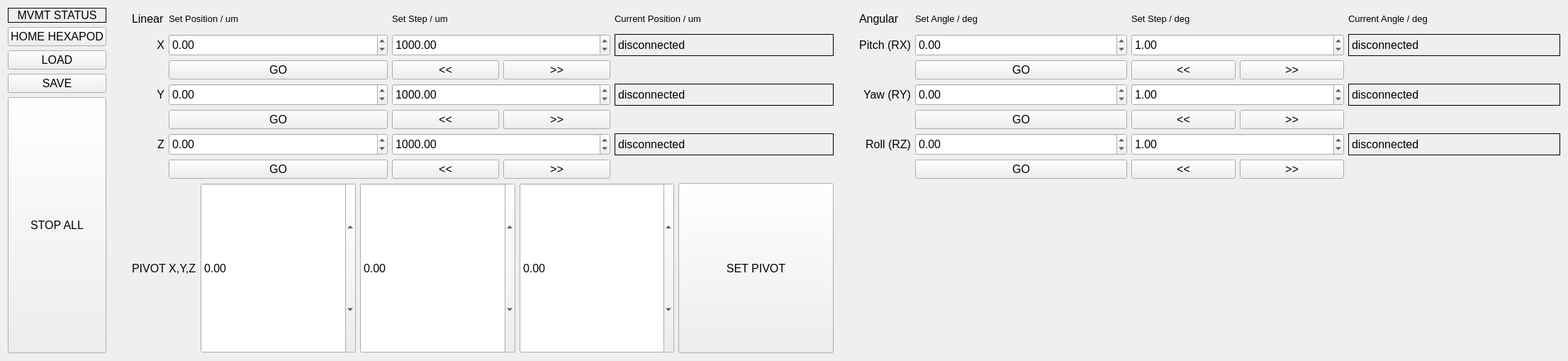
<?xml version="1.0" encoding="UTF-8"?>
<ui version="4.0">
 <class>hexapodControl</class>
 <widget class="QWidget" name="hexapodControl">
  <property name="geometry">
   <rect>
    <x>0</x>
    <y>0</y>
    <width>2212</width>
    <height>509</height>
   </rect>
  </property>
  <property name="sizePolicy">
   <sizepolicy hsizetype="Minimum" vsizetype="Minimum">
    <horstretch>0</horstretch>
    <verstretch>0</verstretch>
   </sizepolicy>
  </property>
  <property name="windowTitle">
   <string>Form</string>
  </property>
  <property name="autoFillBackground">
   <bool>false</bool>
  </property>
  <layout class="QGridLayout" name="gridLayout_2">
   <item row="0" column="6">
    <layout class="QGridLayout" name="gridAngular">
     <property name="sizeConstraint">
      <enum>QLayout::SetNoConstraint</enum>
     </property>
     <item row="1" column="2">
      <widget class="QDoubleSpinBox" name="setStepPitch">
       <property name="sizePolicy">
        <sizepolicy hsizetype="Expanding" vsizetype="Minimum">
         <horstretch>0</horstretch>
         <verstretch>0</verstretch>
        </sizepolicy>
       </property>
       <property name="font">
        <font>
         <pointsize>12</pointsize>
        </font>
       </property>
       <property name="alignment">
        <set>Qt::AlignLeading|Qt::AlignLeft|Qt::AlignVCenter</set>
       </property>
       <property name="decimals">
        <number>2</number>
       </property>
       <property name="maximum">
        <double>10000.000000000000000</double>
       </property>
       <property name="singleStep">
        <double>0.010000000000000</double>
       </property>
       <property name="value">
        <double>1.000000000000000</double>
       </property>
      </widget>
     </item>
     <item row="0" column="0">
      <widget class="QLabel" name="label_2">
       <property name="sizePolicy">
        <sizepolicy hsizetype="Maximum" vsizetype="Minimum">
         <horstretch>0</horstretch>
         <verstretch>0</verstretch>
        </sizepolicy>
       </property>
       <property name="font">
        <font>
         <pointsize>12</pointsize>
        </font>
       </property>
       <property name="lineWidth">
        <number>12</number>
       </property>
       <property name="text">
        <string>Angular</string>
       </property>
       <property name="alignment">
        <set>Qt::AlignLeading|Qt::AlignLeft|Qt::AlignVCenter</set>
       </property>
      </widget>
     </item>
     <item row="1" column="0">
      <widget class="QLabel" name="labelPitch">
       <property name="sizePolicy">
        <sizepolicy hsizetype="Preferred" vsizetype="Minimum">
         <horstretch>0</horstretch>
         <verstretch>0</verstretch>
        </sizepolicy>
       </property>
       <property name="font">
        <font>
         <pointsize>12</pointsize>
        </font>
       </property>
       <property name="lineWidth">
        <number>12</number>
       </property>
       <property name="text">
        <string>Pitch (RX)</string>
       </property>
       <property name="alignment">
        <set>Qt::AlignRight|Qt::AlignTrailing|Qt::AlignVCenter</set>
       </property>
      </widget>
     </item>
     <item row="5" column="0">
      <widget class="QLabel" name="labelRoll">
       <property name="sizePolicy">
        <sizepolicy hsizetype="Preferred" vsizetype="Minimum">
         <horstretch>0</horstretch>
         <verstretch>0</verstretch>
        </sizepolicy>
       </property>
       <property name="font">
        <font>
         <pointsize>12</pointsize>
        </font>
       </property>
       <property name="lineWidth">
        <number>12</number>
       </property>
       <property name="text">
        <string>Roll (RZ)</string>
       </property>
       <property name="alignment">
        <set>Qt::AlignRight|Qt::AlignTrailing|Qt::AlignVCenter</set>
       </property>
      </widget>
     </item>
     <item row="3" column="1">
      <widget class="QDoubleSpinBox" name="setYaw">
       <property name="sizePolicy">
        <sizepolicy hsizetype="Expanding" vsizetype="Minimum">
         <horstretch>0</horstretch>
         <verstretch>0</verstretch>
        </sizepolicy>
       </property>
       <property name="font">
        <font>
         <pointsize>12</pointsize>
        </font>
       </property>
       <property name="alignment">
        <set>Qt::AlignLeading|Qt::AlignLeft|Qt::AlignVCenter</set>
       </property>
       <property name="keyboardTracking">
        <bool>false</bool>
       </property>
       <property name="decimals">
        <number>2</number>
       </property>
       <property name="minimum">
        <double>-900000.000000000000000</double>
       </property>
       <property name="maximum">
        <double>900000.000000000000000</double>
       </property>
       <property name="singleStep">
        <double>1.000000000000000</double>
       </property>
      </widget>
     </item>
     <item row="5" column="1">
      <widget class="QDoubleSpinBox" name="setRoll">
       <property name="sizePolicy">
        <sizepolicy hsizetype="Expanding" vsizetype="Minimum">
         <horstretch>0</horstretch>
         <verstretch>0</verstretch>
        </sizepolicy>
       </property>
       <property name="font">
        <font>
         <pointsize>12</pointsize>
        </font>
       </property>
       <property name="alignment">
        <set>Qt::AlignLeading|Qt::AlignLeft|Qt::AlignVCenter</set>
       </property>
       <property name="keyboardTracking">
        <bool>false</bool>
       </property>
       <property name="decimals">
        <number>2</number>
       </property>
       <property name="minimum">
        <double>-900000.000000000000000</double>
       </property>
       <property name="maximum">
        <double>900000.000000000000000</double>
       </property>
       <property name="singleStep">
        <double>1.000000000000000</double>
       </property>
      </widget>
     </item>
     <item row="5" column="2">
      <widget class="QDoubleSpinBox" name="setStepRoll">
       <property name="sizePolicy">
        <sizepolicy hsizetype="Expanding" vsizetype="Minimum">
         <horstretch>0</horstretch>
         <verstretch>0</verstretch>
        </sizepolicy>
       </property>
       <property name="font">
        <font>
         <pointsize>12</pointsize>
        </font>
       </property>
       <property name="alignment">
        <set>Qt::AlignLeading|Qt::AlignLeft|Qt::AlignVCenter</set>
       </property>
       <property name="decimals">
        <number>2</number>
       </property>
       <property name="maximum">
        <double>10000.000000000000000</double>
       </property>
       <property name="singleStep">
        <double>0.010000000000000</double>
       </property>
       <property name="value">
        <double>1.000000000000000</double>
       </property>
      </widget>
     </item>
     <item row="0" column="3">
      <widget class="QLabel" name="labelCurrentAngle">
       <property name="sizePolicy">
        <sizepolicy hsizetype="Expanding" vsizetype="Minimum">
         <horstretch>0</horstretch>
         <verstretch>0</verstretch>
        </sizepolicy>
       </property>
       <property name="font">
        <font>
         <pointsize>10</pointsize>
        </font>
       </property>
       <property name="text">
        <string>Current Angle / deg</string>
       </property>
       <property name="alignment">
        <set>Qt::AlignLeading|Qt::AlignLeft|Qt::AlignVCenter</set>
       </property>
      </widget>
     </item>
     <item row="1" column="3">
      <widget class="QLabel" name="posPitch">
       <property name="enabled">
        <bool>true</bool>
       </property>
       <property name="sizePolicy">
        <sizepolicy hsizetype="Expanding" vsizetype="Minimum">
         <horstretch>0</horstretch>
         <verstretch>0</verstretch>
        </sizepolicy>
       </property>
       <property name="font">
        <font>
         <pointsize>12</pointsize>
        </font>
       </property>
       <property name="frameShape">
        <enum>QFrame::Box</enum>
       </property>
       <property name="text">
        <string>disconnected</string>
       </property>
       <property name="alignment">
        <set>Qt::AlignLeading|Qt::AlignLeft|Qt::AlignVCenter</set>
       </property>
      </widget>
     </item>
     <item row="5" column="3">
      <widget class="QLabel" name="posRoll">
       <property name="enabled">
        <bool>true</bool>
       </property>
       <property name="sizePolicy">
        <sizepolicy hsizetype="Expanding" vsizetype="Minimum">
         <horstretch>0</horstretch>
         <verstretch>0</verstretch>
        </sizepolicy>
       </property>
       <property name="font">
        <font>
         <pointsize>12</pointsize>
        </font>
       </property>
       <property name="frameShape">
        <enum>QFrame::Box</enum>
       </property>
       <property name="text">
        <string>disconnected</string>
       </property>
       <property name="alignment">
        <set>Qt::AlignLeading|Qt::AlignLeft|Qt::AlignVCenter</set>
       </property>
      </widget>
     </item>
     <item row="0" column="2">
      <widget class="QLabel" name="labelSetStep_2">
       <property name="sizePolicy">
        <sizepolicy hsizetype="Expanding" vsizetype="Minimum">
         <horstretch>0</horstretch>
         <verstretch>0</verstretch>
        </sizepolicy>
       </property>
       <property name="font">
        <font>
         <pointsize>10</pointsize>
        </font>
       </property>
       <property name="text">
        <string>Set Step / deg</string>
       </property>
       <property name="alignment">
        <set>Qt::AlignLeading|Qt::AlignLeft|Qt::AlignVCenter</set>
       </property>
      </widget>
     </item>
     <item row="0" column="1">
      <widget class="QLabel" name="labelSetAngle">
       <property name="sizePolicy">
        <sizepolicy hsizetype="Expanding" vsizetype="Minimum">
         <horstretch>0</horstretch>
         <verstretch>0</verstretch>
        </sizepolicy>
       </property>
       <property name="font">
        <font>
         <pointsize>10</pointsize>
        </font>
       </property>
       <property name="text">
        <string>Set Angle / deg</string>
       </property>
       <property name="alignment">
        <set>Qt::AlignLeading|Qt::AlignLeft|Qt::AlignVCenter</set>
       </property>
      </widget>
     </item>
     <item row="3" column="2">
      <widget class="QDoubleSpinBox" name="setStepYaw">
       <property name="sizePolicy">
        <sizepolicy hsizetype="Expanding" vsizetype="Minimum">
         <horstretch>0</horstretch>
         <verstretch>0</verstretch>
        </sizepolicy>
       </property>
       <property name="font">
        <font>
         <pointsize>12</pointsize>
        </font>
       </property>
       <property name="alignment">
        <set>Qt::AlignLeading|Qt::AlignLeft|Qt::AlignVCenter</set>
       </property>
       <property name="decimals">
        <number>2</number>
       </property>
       <property name="maximum">
        <double>10000.000000000000000</double>
       </property>
       <property name="singleStep">
        <double>0.010000000000000</double>
       </property>
       <property name="value">
        <double>1.000000000000000</double>
       </property>
      </widget>
     </item>
     <item row="3" column="0">
      <widget class="QLabel" name="labelYaw">
       <property name="sizePolicy">
        <sizepolicy hsizetype="Preferred" vsizetype="Minimum">
         <horstretch>0</horstretch>
         <verstretch>0</verstretch>
        </sizepolicy>
       </property>
       <property name="font">
        <font>
         <pointsize>12</pointsize>
        </font>
       </property>
       <property name="lineWidth">
        <number>12</number>
       </property>
       <property name="text">
        <string>Yaw (RY)</string>
       </property>
       <property name="alignment">
        <set>Qt::AlignRight|Qt::AlignTrailing|Qt::AlignVCenter</set>
       </property>
      </widget>
     </item>
     <item row="3" column="3">
      <widget class="QLabel" name="posYaw">
       <property name="enabled">
        <bool>true</bool>
       </property>
       <property name="sizePolicy">
        <sizepolicy hsizetype="Expanding" vsizetype="Minimum">
         <horstretch>0</horstretch>
         <verstretch>0</verstretch>
        </sizepolicy>
       </property>
       <property name="font">
        <font>
         <pointsize>12</pointsize>
        </font>
       </property>
       <property name="frameShape">
        <enum>QFrame::Box</enum>
       </property>
       <property name="text">
        <string>disconnected</string>
       </property>
       <property name="alignment">
        <set>Qt::AlignLeading|Qt::AlignLeft|Qt::AlignVCenter</set>
       </property>
      </widget>
     </item>
     <item row="1" column="1">
      <widget class="QDoubleSpinBox" name="setPitch">
       <property name="sizePolicy">
        <sizepolicy hsizetype="Expanding" vsizetype="Minimum">
         <horstretch>0</horstretch>
         <verstretch>0</verstretch>
        </sizepolicy>
       </property>
       <property name="font">
        <font>
         <pointsize>12</pointsize>
        </font>
       </property>
       <property name="alignment">
        <set>Qt::AlignLeading|Qt::AlignLeft|Qt::AlignVCenter</set>
       </property>
       <property name="keyboardTracking">
        <bool>false</bool>
       </property>
       <property name="decimals">
        <number>2</number>
       </property>
       <property name="minimum">
        <double>-900000.000000000000000</double>
       </property>
       <property name="maximum">
        <double>900000.000000000000000</double>
       </property>
       <property name="singleStep">
        <double>1.000000000000000</double>
       </property>
      </widget>
     </item>
     <item row="2" column="1">
      <widget class="QPushButton" name="bGoRX">
       <property name="sizePolicy">
        <sizepolicy hsizetype="Expanding" vsizetype="Fixed">
         <horstretch>0</horstretch>
         <verstretch>0</verstretch>
        </sizepolicy>
       </property>
       <property name="font">
        <font>
         <pointsize>12</pointsize>
        </font>
       </property>
       <property name="text">
        <string>GO</string>
       </property>
      </widget>
     </item>
     <item row="2" column="2">
      <layout class="QHBoxLayout" name="horizontalLayout_4">
       <item>
        <widget class="QPushButton" name="bRXL">
         <property name="sizePolicy">
          <sizepolicy hsizetype="Expanding" vsizetype="Fixed">
           <horstretch>0</horstretch>
           <verstretch>0</verstretch>
          </sizepolicy>
         </property>
         <property name="font">
          <font>
           <pointsize>12</pointsize>
          </font>
         </property>
         <property name="text">
          <string>&lt;&lt;</string>
         </property>
        </widget>
       </item>
       <item>
        <widget class="QPushButton" name="bRXR">
         <property name="sizePolicy">
          <sizepolicy hsizetype="Expanding" vsizetype="Fixed">
           <horstretch>0</horstretch>
           <verstretch>0</verstretch>
          </sizepolicy>
         </property>
         <property name="font">
          <font>
           <pointsize>12</pointsize>
          </font>
         </property>
         <property name="text">
          <string>&gt;&gt;</string>
         </property>
        </widget>
       </item>
      </layout>
     </item>
     <item row="6" column="1">
      <widget class="QPushButton" name="bGoRZ">
       <property name="sizePolicy">
        <sizepolicy hsizetype="Expanding" vsizetype="Fixed">
         <horstretch>0</horstretch>
         <verstretch>0</verstretch>
        </sizepolicy>
       </property>
       <property name="font">
        <font>
         <pointsize>12</pointsize>
        </font>
       </property>
       <property name="text">
        <string>GO</string>
       </property>
      </widget>
     </item>
     <item row="4" column="1">
      <widget class="QPushButton" name="bGoRY">
       <property name="sizePolicy">
        <sizepolicy hsizetype="Expanding" vsizetype="Fixed">
         <horstretch>0</horstretch>
         <verstretch>0</verstretch>
        </sizepolicy>
       </property>
       <property name="font">
        <font>
         <pointsize>12</pointsize>
        </font>
       </property>
       <property name="text">
        <string>GO</string>
       </property>
      </widget>
     </item>
     <item row="6" column="2">
      <layout class="QHBoxLayout" name="horizontalLayout_6">
       <item>
        <widget class="QPushButton" name="bRZL">
         <property name="sizePolicy">
          <sizepolicy hsizetype="Expanding" vsizetype="Fixed">
           <horstretch>0</horstretch>
           <verstretch>0</verstretch>
          </sizepolicy>
         </property>
         <property name="font">
          <font>
           <pointsize>12</pointsize>
          </font>
         </property>
         <property name="text">
          <string>&lt;&lt;</string>
         </property>
        </widget>
       </item>
       <item>
        <widget class="QPushButton" name="bRZR">
         <property name="sizePolicy">
          <sizepolicy hsizetype="Expanding" vsizetype="Fixed">
           <horstretch>0</horstretch>
           <verstretch>0</verstretch>
          </sizepolicy>
         </property>
         <property name="font">
          <font>
           <pointsize>12</pointsize>
          </font>
         </property>
         <property name="text">
          <string>&gt;&gt;</string>
         </property>
        </widget>
       </item>
      </layout>
     </item>
     <item row="4" column="2">
      <layout class="QHBoxLayout" name="horizontalLayout_5">
       <item>
        <widget class="QPushButton" name="bRYL">
         <property name="sizePolicy">
          <sizepolicy hsizetype="Expanding" vsizetype="Fixed">
           <horstretch>0</horstretch>
           <verstretch>0</verstretch>
          </sizepolicy>
         </property>
         <property name="font">
          <font>
           <pointsize>12</pointsize>
          </font>
         </property>
         <property name="text">
          <string>&lt;&lt;</string>
         </property>
        </widget>
       </item>
       <item>
        <widget class="QPushButton" name="bRYR">
         <property name="sizePolicy">
          <sizepolicy hsizetype="Expanding" vsizetype="Fixed">
           <horstretch>0</horstretch>
           <verstretch>0</verstretch>
          </sizepolicy>
         </property>
         <property name="font">
          <font>
           <pointsize>12</pointsize>
          </font>
         </property>
         <property name="text">
          <string>&gt;&gt;</string>
         </property>
        </widget>
       </item>
      </layout>
     </item>
    </layout>
   </item>
   <item row="0" column="4">
    <spacer name="verticalSpacer">
     <property name="orientation">
      <enum>Qt::Horizontal</enum>
     </property>
     <property name="sizeType">
      <enum>QSizePolicy::Fixed</enum>
     </property>
     <property name="sizeHint" stdset="0">
      <size>
       <width>30</width>
       <height>20</height>
      </size>
     </property>
    </spacer>
   </item>
   <item row="0" column="1">
    <spacer name="verticalSpacer_2">
     <property name="orientation">
      <enum>Qt::Horizontal</enum>
     </property>
     <property name="sizeType">
      <enum>QSizePolicy::Fixed</enum>
     </property>
     <property name="sizeHint" stdset="0">
      <size>
       <width>30</width>
       <height>20</height>
      </size>
     </property>
    </spacer>
   </item>
   <item row="0" column="3">
    <layout class="QGridLayout" name="gridLinear">
     <property name="sizeConstraint">
      <enum>QLayout::SetNoConstraint</enum>
     </property>
     <item row="1" column="2">
      <widget class="QDoubleSpinBox" name="setStepX">
       <property name="sizePolicy">
        <sizepolicy hsizetype="Expanding" vsizetype="Minimum">
         <horstretch>0</horstretch>
         <verstretch>0</verstretch>
        </sizepolicy>
       </property>
       <property name="font">
        <font>
         <pointsize>12</pointsize>
        </font>
       </property>
       <property name="decimals">
        <number>2</number>
       </property>
       <property name="maximum">
        <double>10000.000000000000000</double>
       </property>
       <property name="singleStep">
        <double>0.010000000000000</double>
       </property>
       <property name="value">
        <double>1000.000000000000000</double>
       </property>
      </widget>
     </item>
     <item row="1" column="3">
      <widget class="QLabel" name="posX">
       <property name="enabled">
        <bool>true</bool>
       </property>
       <property name="sizePolicy">
        <sizepolicy hsizetype="Expanding" vsizetype="Minimum">
         <horstretch>0</horstretch>
         <verstretch>0</verstretch>
        </sizepolicy>
       </property>
       <property name="font">
        <font>
         <pointsize>12</pointsize>
         <underline>false</underline>
        </font>
       </property>
       <property name="styleSheet">
        <string notr="true"/>
       </property>
       <property name="frameShape">
        <enum>QFrame::Box</enum>
       </property>
       <property name="text">
        <string>disconnected</string>
       </property>
       <property name="alignment">
        <set>Qt::AlignLeading|Qt::AlignLeft|Qt::AlignVCenter</set>
       </property>
      </widget>
     </item>
     <item row="6" column="2">
      <widget class="QDoubleSpinBox" name="setStepZ">
       <property name="sizePolicy">
        <sizepolicy hsizetype="Expanding" vsizetype="Minimum">
         <horstretch>0</horstretch>
         <verstretch>0</verstretch>
        </sizepolicy>
       </property>
       <property name="font">
        <font>
         <pointsize>12</pointsize>
        </font>
       </property>
       <property name="decimals">
        <number>2</number>
       </property>
       <property name="maximum">
        <double>10000.000000000000000</double>
       </property>
       <property name="singleStep">
        <double>0.010000000000000</double>
       </property>
       <property name="value">
        <double>1000.000000000000000</double>
       </property>
      </widget>
     </item>
     <item row="0" column="1">
      <widget class="QLabel" name="labelSet">
       <property name="sizePolicy">
        <sizepolicy hsizetype="Expanding" vsizetype="Minimum">
         <horstretch>0</horstretch>
         <verstretch>0</verstretch>
        </sizepolicy>
       </property>
       <property name="font">
        <font>
         <pointsize>10</pointsize>
         <kerning>true</kerning>
        </font>
       </property>
       <property name="text">
        <string>Set Position / um</string>
       </property>
       <property name="alignment">
        <set>Qt::AlignLeading|Qt::AlignLeft|Qt::AlignVCenter</set>
       </property>
      </widget>
     </item>
     <item row="4" column="2">
      <widget class="QDoubleSpinBox" name="setStepY">
       <property name="sizePolicy">
        <sizepolicy hsizetype="Expanding" vsizetype="Minimum">
         <horstretch>0</horstretch>
         <verstretch>0</verstretch>
        </sizepolicy>
       </property>
       <property name="font">
        <font>
         <pointsize>12</pointsize>
        </font>
       </property>
       <property name="decimals">
        <number>2</number>
       </property>
       <property name="maximum">
        <double>10000.000000000000000</double>
       </property>
       <property name="singleStep">
        <double>0.010000000000000</double>
       </property>
       <property name="value">
        <double>1000.000000000000000</double>
       </property>
      </widget>
     </item>
     <item row="4" column="1">
      <widget class="QDoubleSpinBox" name="setY">
       <property name="sizePolicy">
        <sizepolicy hsizetype="Expanding" vsizetype="Minimum">
         <horstretch>0</horstretch>
         <verstretch>0</verstretch>
        </sizepolicy>
       </property>
       <property name="font">
        <font>
         <pointsize>12</pointsize>
        </font>
       </property>
       <property name="keyboardTracking">
        <bool>false</bool>
       </property>
       <property name="decimals">
        <number>2</number>
       </property>
       <property name="minimum">
        <double>-900000.000000000000000</double>
       </property>
       <property name="maximum">
        <double>900000.000000000000000</double>
       </property>
       <property name="singleStep">
        <double>1.000000000000000</double>
       </property>
      </widget>
     </item>
     <item row="0" column="0">
      <widget class="QLabel" name="label_12">
       <property name="sizePolicy">
        <sizepolicy hsizetype="Maximum" vsizetype="Minimum">
         <horstretch>0</horstretch>
         <verstretch>0</verstretch>
        </sizepolicy>
       </property>
       <property name="font">
        <font>
         <pointsize>12</pointsize>
         <kerning>true</kerning>
        </font>
       </property>
       <property name="lineWidth">
        <number>12</number>
       </property>
       <property name="text">
        <string>Linear</string>
       </property>
       <property name="alignment">
        <set>Qt::AlignLeading|Qt::AlignLeft|Qt::AlignVCenter</set>
       </property>
      </widget>
     </item>
     <item row="4" column="3">
      <widget class="QLabel" name="posY">
       <property name="enabled">
        <bool>true</bool>
       </property>
       <property name="sizePolicy">
        <sizepolicy hsizetype="Expanding" vsizetype="Minimum">
         <horstretch>0</horstretch>
         <verstretch>0</verstretch>
        </sizepolicy>
       </property>
       <property name="font">
        <font>
         <pointsize>12</pointsize>
        </font>
       </property>
       <property name="frameShape">
        <enum>QFrame::Box</enum>
       </property>
       <property name="text">
        <string>disconnected</string>
       </property>
       <property name="alignment">
        <set>Qt::AlignLeading|Qt::AlignLeft|Qt::AlignVCenter</set>
       </property>
      </widget>
     </item>
     <item row="1" column="1">
      <widget class="QDoubleSpinBox" name="setX">
       <property name="enabled">
        <bool>true</bool>
       </property>
       <property name="sizePolicy">
        <sizepolicy hsizetype="Expanding" vsizetype="Minimum">
         <horstretch>0</horstretch>
         <verstretch>0</verstretch>
        </sizepolicy>
       </property>
       <property name="font">
        <font>
         <pointsize>12</pointsize>
         <kerning>true</kerning>
        </font>
       </property>
       <property name="keyboardTracking">
        <bool>false</bool>
       </property>
       <property name="decimals">
        <number>2</number>
       </property>
       <property name="minimum">
        <double>-900000.000000000000000</double>
       </property>
       <property name="maximum">
        <double>900000.000000000000000</double>
       </property>
       <property name="singleStep">
        <double>1.000000000000000</double>
       </property>
      </widget>
     </item>
     <item row="6" column="3">
      <widget class="QLabel" name="posZ">
       <property name="enabled">
        <bool>true</bool>
       </property>
       <property name="sizePolicy">
        <sizepolicy hsizetype="Expanding" vsizetype="Minimum">
         <horstretch>0</horstretch>
         <verstretch>0</verstretch>
        </sizepolicy>
       </property>
       <property name="font">
        <font>
         <pointsize>12</pointsize>
        </font>
       </property>
       <property name="frameShape">
        <enum>QFrame::Box</enum>
       </property>
       <property name="text">
        <string>disconnected</string>
       </property>
       <property name="alignment">
        <set>Qt::AlignLeading|Qt::AlignLeft|Qt::AlignVCenter</set>
       </property>
      </widget>
     </item>
     <item row="6" column="0">
      <widget class="QLabel" name="labelZ">
       <property name="sizePolicy">
        <sizepolicy hsizetype="Preferred" vsizetype="Minimum">
         <horstretch>0</horstretch>
         <verstretch>0</verstretch>
        </sizepolicy>
       </property>
       <property name="font">
        <font>
         <pointsize>12</pointsize>
        </font>
       </property>
       <property name="lineWidth">
        <number>12</number>
       </property>
       <property name="text">
        <string>Z</string>
       </property>
       <property name="alignment">
        <set>Qt::AlignRight|Qt::AlignTrailing|Qt::AlignVCenter</set>
       </property>
      </widget>
     </item>
     <item row="0" column="3">
      <widget class="QLabel" name="labelPos">
       <property name="enabled">
        <bool>true</bool>
       </property>
       <property name="sizePolicy">
        <sizepolicy hsizetype="Expanding" vsizetype="Minimum">
         <horstretch>0</horstretch>
         <verstretch>0</verstretch>
        </sizepolicy>
       </property>
       <property name="font">
        <font>
         <pointsize>10</pointsize>
         <kerning>true</kerning>
        </font>
       </property>
       <property name="text">
        <string>Current Position / um</string>
       </property>
       <property name="alignment">
        <set>Qt::AlignLeading|Qt::AlignLeft|Qt::AlignVCenter</set>
       </property>
      </widget>
     </item>
     <item row="6" column="1">
      <widget class="QDoubleSpinBox" name="setZ">
       <property name="sizePolicy">
        <sizepolicy hsizetype="Expanding" vsizetype="Minimum">
         <horstretch>0</horstretch>
         <verstretch>0</verstretch>
        </sizepolicy>
       </property>
       <property name="font">
        <font>
         <pointsize>12</pointsize>
        </font>
       </property>
       <property name="keyboardTracking">
        <bool>false</bool>
       </property>
       <property name="decimals">
        <number>2</number>
       </property>
       <property name="minimum">
        <double>-900000.000000000000000</double>
       </property>
       <property name="maximum">
        <double>900000.000000000000000</double>
       </property>
       <property name="singleStep">
        <double>1.000000000000000</double>
       </property>
      </widget>
     </item>
     <item row="4" column="0">
      <widget class="QLabel" name="labelY">
       <property name="sizePolicy">
        <sizepolicy hsizetype="Preferred" vsizetype="Minimum">
         <horstretch>0</horstretch>
         <verstretch>0</verstretch>
        </sizepolicy>
       </property>
       <property name="font">
        <font>
         <pointsize>12</pointsize>
        </font>
       </property>
       <property name="lineWidth">
        <number>12</number>
       </property>
       <property name="text">
        <string>Y</string>
       </property>
       <property name="alignment">
        <set>Qt::AlignRight|Qt::AlignTrailing|Qt::AlignVCenter</set>
       </property>
      </widget>
     </item>
     <item row="1" column="0">
      <widget class="QLabel" name="labelX">
       <property name="enabled">
        <bool>true</bool>
       </property>
       <property name="sizePolicy">
        <sizepolicy hsizetype="Preferred" vsizetype="Minimum">
         <horstretch>0</horstretch>
         <verstretch>0</verstretch>
        </sizepolicy>
       </property>
       <property name="font">
        <font>
         <pointsize>12</pointsize>
        </font>
       </property>
       <property name="lineWidth">
        <number>12</number>
       </property>
       <property name="text">
        <string>X</string>
       </property>
       <property name="alignment">
        <set>Qt::AlignRight|Qt::AlignTrailing|Qt::AlignVCenter</set>
       </property>
      </widget>
     </item>
     <item row="0" column="2">
      <widget class="QLabel" name="labelSetStep">
       <property name="sizePolicy">
        <sizepolicy hsizetype="Expanding" vsizetype="Minimum">
         <horstretch>0</horstretch>
         <verstretch>0</verstretch>
        </sizepolicy>
       </property>
       <property name="font">
        <font>
         <pointsize>10</pointsize>
         <kerning>true</kerning>
        </font>
       </property>
       <property name="text">
        <string>Set Step / um</string>
       </property>
       <property name="alignment">
        <set>Qt::AlignLeading|Qt::AlignLeft|Qt::AlignVCenter</set>
       </property>
      </widget>
     </item>
     <item row="7" column="1">
      <widget class="QPushButton" name="bGoZ">
       <property name="sizePolicy">
        <sizepolicy hsizetype="Expanding" vsizetype="Fixed">
         <horstretch>0</horstretch>
         <verstretch>0</verstretch>
        </sizepolicy>
       </property>
       <property name="font">
        <font>
         <pointsize>12</pointsize>
        </font>
       </property>
       <property name="text">
        <string>GO</string>
       </property>
      </widget>
     </item>
     <item row="5" column="1">
      <widget class="QPushButton" name="bGoY">
       <property name="sizePolicy">
        <sizepolicy hsizetype="Expanding" vsizetype="Fixed">
         <horstretch>0</horstretch>
         <verstretch>0</verstretch>
        </sizepolicy>
       </property>
       <property name="font">
        <font>
         <pointsize>12</pointsize>
        </font>
       </property>
       <property name="text">
        <string>GO</string>
       </property>
      </widget>
     </item>
     <item row="2" column="1">
      <widget class="QPushButton" name="bGoX">
       <property name="sizePolicy">
        <sizepolicy hsizetype="Expanding" vsizetype="Fixed">
         <horstretch>0</horstretch>
         <verstretch>0</verstretch>
        </sizepolicy>
       </property>
       <property name="font">
        <font>
         <pointsize>12</pointsize>
        </font>
       </property>
       <property name="text">
        <string>GO</string>
       </property>
      </widget>
     </item>
     <item row="7" column="2">
      <layout class="QHBoxLayout" name="horizontalLayout_3">
       <item>
        <widget class="QPushButton" name="bZL">
         <property name="sizePolicy">
          <sizepolicy hsizetype="Expanding" vsizetype="Fixed">
           <horstretch>0</horstretch>
           <verstretch>0</verstretch>
          </sizepolicy>
         </property>
         <property name="font">
          <font>
           <pointsize>12</pointsize>
          </font>
         </property>
         <property name="text">
          <string>&lt;&lt;</string>
         </property>
        </widget>
       </item>
       <item>
        <widget class="QPushButton" name="bZR">
         <property name="sizePolicy">
          <sizepolicy hsizetype="Expanding" vsizetype="Fixed">
           <horstretch>0</horstretch>
           <verstretch>0</verstretch>
          </sizepolicy>
         </property>
         <property name="font">
          <font>
           <pointsize>12</pointsize>
          </font>
         </property>
         <property name="text">
          <string>&gt;&gt;</string>
         </property>
        </widget>
       </item>
      </layout>
     </item>
     <item row="5" column="2">
      <layout class="QHBoxLayout" name="horizontalLayout_2">
       <item>
        <widget class="QPushButton" name="bYL">
         <property name="sizePolicy">
          <sizepolicy hsizetype="Expanding" vsizetype="Fixed">
           <horstretch>0</horstretch>
           <verstretch>0</verstretch>
          </sizepolicy>
         </property>
         <property name="font">
          <font>
           <pointsize>12</pointsize>
          </font>
         </property>
         <property name="text">
          <string>&lt;&lt;</string>
         </property>
        </widget>
       </item>
       <item>
        <widget class="QPushButton" name="bYR">
         <property name="sizePolicy">
          <sizepolicy hsizetype="Expanding" vsizetype="Fixed">
           <horstretch>0</horstretch>
           <verstretch>0</verstretch>
          </sizepolicy>
         </property>
         <property name="font">
          <font>
           <pointsize>12</pointsize>
          </font>
         </property>
         <property name="text">
          <string>&gt;&gt;</string>
         </property>
        </widget>
       </item>
      </layout>
     </item>
     <item row="2" column="2">
      <layout class="QHBoxLayout" name="horizontalLayout">
       <property name="sizeConstraint">
        <enum>QLayout::SetDefaultConstraint</enum>
       </property>
       <item>
        <widget class="QPushButton" name="bXL">
         <property name="sizePolicy">
          <sizepolicy hsizetype="Expanding" vsizetype="Fixed">
           <horstretch>0</horstretch>
           <verstretch>0</verstretch>
          </sizepolicy>
         </property>
         <property name="font">
          <font>
           <pointsize>12</pointsize>
          </font>
         </property>
         <property name="text">
          <string>&lt;&lt;</string>
         </property>
        </widget>
       </item>
       <item>
        <widget class="QPushButton" name="bXR">
         <property name="sizePolicy">
          <sizepolicy hsizetype="Expanding" vsizetype="Fixed">
           <horstretch>0</horstretch>
           <verstretch>0</verstretch>
          </sizepolicy>
         </property>
         <property name="font">
          <font>
           <pointsize>12</pointsize>
          </font>
         </property>
         <property name="text">
          <string>&gt;&gt;</string>
         </property>
        </widget>
       </item>
      </layout>
     </item>
    </layout>
   </item>
   <item row="1" column="3">
    <layout class="QHBoxLayout" name="horizontalLayout_7">
     <item>
      <widget class="QLabel" name="label">
       <property name="font">
        <font>
         <pointsize>12</pointsize>
        </font>
       </property>
       <property name="text">
        <string>PIVOT X,Y,Z</string>
       </property>
      </widget>
     </item>
     <item>
      <widget class="QDoubleSpinBox" name="pivotX">
       <property name="sizePolicy">
        <sizepolicy hsizetype="Expanding" vsizetype="Minimum">
         <horstretch>0</horstretch>
         <verstretch>0</verstretch>
        </sizepolicy>
       </property>
       <property name="font">
        <font>
         <pointsize>12</pointsize>
        </font>
       </property>
       <property name="minimum">
        <double>-900000.000000000000000</double>
       </property>
       <property name="maximum">
        <double>900000.000000000000000</double>
       </property>
       <property name="singleStep">
        <double>1000.000000000000000</double>
       </property>
      </widget>
     </item>
     <item>
      <widget class="QDoubleSpinBox" name="pivotY">
       <property name="sizePolicy">
        <sizepolicy hsizetype="Expanding" vsizetype="Minimum">
         <horstretch>0</horstretch>
         <verstretch>0</verstretch>
        </sizepolicy>
       </property>
       <property name="font">
        <font>
         <pointsize>12</pointsize>
        </font>
       </property>
       <property name="minimum">
        <double>-900000.000000000000000</double>
       </property>
       <property name="maximum">
        <double>900000.000000000000000</double>
       </property>
       <property name="singleStep">
        <double>1000.000000000000000</double>
       </property>
      </widget>
     </item>
     <item>
      <widget class="QDoubleSpinBox" name="pivotZ">
       <property name="sizePolicy">
        <sizepolicy hsizetype="Expanding" vsizetype="Minimum">
         <horstretch>0</horstretch>
         <verstretch>0</verstretch>
        </sizepolicy>
       </property>
       <property name="font">
        <font>
         <pointsize>12</pointsize>
        </font>
       </property>
       <property name="minimum">
        <double>-900000.000000000000000</double>
       </property>
       <property name="maximum">
        <double>900000.000000000000000</double>
       </property>
       <property name="singleStep">
        <double>1000.000000000000000</double>
       </property>
      </widget>
     </item>
     <item>
      <widget class="QPushButton" name="bSetPivot">
       <property name="sizePolicy">
        <sizepolicy hsizetype="Expanding" vsizetype="Minimum">
         <horstretch>0</horstretch>
         <verstretch>0</verstretch>
        </sizepolicy>
       </property>
       <property name="font">
        <font>
         <pointsize>12</pointsize>
        </font>
       </property>
       <property name="text">
        <string>SET PIVOT</string>
       </property>
      </widget>
     </item>
    </layout>
   </item>
   <item row="0" column="0" rowspan="2">
    <layout class="QVBoxLayout" name="general">
     <property name="sizeConstraint">
      <enum>QLayout::SetDefaultConstraint</enum>
     </property>
     <item>
      <widget class="QLabel" name="labelStatus">
       <property name="sizePolicy">
        <sizepolicy hsizetype="Preferred" vsizetype="Maximum">
         <horstretch>0</horstretch>
         <verstretch>0</verstretch>
        </sizepolicy>
       </property>
       <property name="font">
        <font>
         <pointsize>12</pointsize>
        </font>
       </property>
       <property name="frameShape">
        <enum>QFrame::Box</enum>
       </property>
       <property name="text">
        <string>MVMT STATUS</string>
       </property>
       <property name="alignment">
        <set>Qt::AlignCenter</set>
       </property>
      </widget>
     </item>
     <item>
      <widget class="QPushButton" name="bHomeAll">
       <property name="sizePolicy">
        <sizepolicy hsizetype="Preferred" vsizetype="Maximum">
         <horstretch>0</horstretch>
         <verstretch>0</verstretch>
        </sizepolicy>
       </property>
       <property name="font">
        <font>
         <pointsize>12</pointsize>
        </font>
       </property>
       <property name="text">
        <string>HOME HEXAPOD</string>
       </property>
      </widget>
     </item>
     <item>
      <widget class="QPushButton" name="bLoad">
       <property name="font">
        <font>
         <pointsize>12</pointsize>
        </font>
       </property>
       <property name="text">
        <string>LOAD</string>
       </property>
      </widget>
     </item>
     <item>
      <widget class="QPushButton" name="bSave">
       <property name="font">
        <font>
         <pointsize>12</pointsize>
        </font>
       </property>
       <property name="text">
        <string>SAVE</string>
       </property>
      </widget>
     </item>
     <item>
      <widget class="QPushButton" name="bStop">
       <property name="sizePolicy">
        <sizepolicy hsizetype="Preferred" vsizetype="Preferred">
         <horstretch>0</horstretch>
         <verstretch>0</verstretch>
        </sizepolicy>
       </property>
       <property name="font">
        <font>
         <pointsize>12</pointsize>
        </font>
       </property>
       <property name="text">
        <string>STOP ALL</string>
       </property>
      </widget>
     </item>
    </layout>
   </item>
  </layout>
 </widget>
 <tabstops>
  <tabstop>setX</tabstop>
  <tabstop>setStepX</tabstop>
  <tabstop>setY</tabstop>
  <tabstop>setStepY</tabstop>
  <tabstop>setZ</tabstop>
  <tabstop>setStepZ</tabstop>
 </tabstops>
 <resources/>
 <connections/>
</ui>
